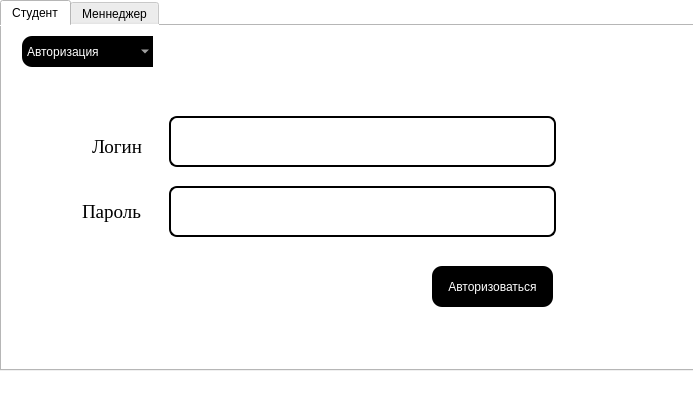
<?xml version="1.0" encoding="UTF-8"?>
<ui version="4.0">
 <class>firstly</class>
 <widget class="QMainWindow" name="firstly">
  <property name="geometry">
   <rect>
    <x>0</x>
    <y>0</y>
    <width>693</width>
    <height>405</height>
   </rect>
  </property>
  <property name="windowTitle">
   <string>MainWindow</string>
  </property>
  <property name="styleSheet">
   <string notr="true">background-color: rgb(255, 255, 255);</string>
  </property>
  <widget class="QWidget" name="centralwidget">
   <widget class="QTabWidget" name="tabWidget">
    <property name="geometry">
     <rect>
      <x>0</x>
      <y>0</y>
      <width>721</width>
      <height>371</height>
     </rect>
    </property>
    <property name="currentIndex">
     <number>0</number>
    </property>
    <widget class="QWidget" name="stud">
     <attribute name="title">
      <string>Студент</string>
     </attribute>
     <widget class="QStackedWidget" name="stackedWidget">
      <property name="geometry">
       <rect>
        <x>10</x>
        <y>40</y>
        <width>681</width>
        <height>281</height>
       </rect>
      </property>
      <property name="currentIndex">
       <number>0</number>
      </property>
      <widget class="QWidget" name="page">
       <widget class="QLabel" name="auth_log">
        <property name="geometry">
         <rect>
          <x>80</x>
          <y>60</y>
          <width>61</width>
          <height>41</height>
         </rect>
        </property>
        <property name="font">
         <font>
          <family>Times New Roman</family>
          <pointsize>14</pointsize>
          <weight>50</weight>
          <italic>false</italic>
          <bold>false</bold>
         </font>
        </property>
        <property name="styleSheet">
         <string notr="true">font: 14pt &quot;Times New Roman&quot;;
color: solid black;</string>
        </property>
        <property name="text">
         <string>Логин</string>
        </property>
       </widget>
       <widget class="QLabel" name="auth_pass">
        <property name="geometry">
         <rect>
          <x>70</x>
          <y>130</y>
          <width>71</width>
          <height>31</height>
         </rect>
        </property>
        <property name="font">
         <font>
          <family>Times New Roman</family>
          <pointsize>14</pointsize>
          <weight>50</weight>
          <italic>false</italic>
          <bold>false</bold>
         </font>
        </property>
        <property name="styleSheet">
         <string notr="true">font: 14pt &quot;Times New Roman&quot;;
color: solid black;</string>
        </property>
        <property name="text">
         <string>Пароль</string>
        </property>
       </widget>
       <widget class="QLineEdit" name="nick_auth">
        <property name="geometry">
         <rect>
          <x>120</x>
          <y>50</y>
          <width>461</width>
          <height>51</height>
         </rect>
        </property>
        <property name="styleSheet">
         <string notr="true">QLineEdit {
    border: 2px solid black;
    border-radius: 8px;
    padding: 2px;
    outline: none;
	font: 12pt &quot;Times New Roman&quot;;
    margin-left: auto;
    margin-right: auto;
    width: 6em
}
</string>
        </property>
        <property name="text">
         <string/>
        </property>
       </widget>
       <widget class="QLineEdit" name="pass_auth">
        <property name="geometry">
         <rect>
          <x>120</x>
          <y>120</y>
          <width>461</width>
          <height>51</height>
         </rect>
        </property>
        <property name="styleSheet">
         <string notr="true">QLineEdit {
    border: 2px solid black;
    border-radius: 8px;
    padding: 2px;
    outline: none;
	font: 12pt &quot;Times New Roman&quot;;
    margin-left: auto;
    margin-right: auto;
    width: 6em
}
</string>
        </property>
       </widget>
       <widget class="QPushButton" name="auth">
        <property name="geometry">
         <rect>
          <x>420</x>
          <y>200</y>
          <width>121</width>
          <height>41</height>
         </rect>
        </property>
        <property name="styleSheet">
         <string notr="true">QPushButton{color: white;
font: 75 8pt &quot;Comic Sans MS&quot;;
background-color: rgb(0, 0, 0);
border: 3px;
border-radius: 10px;
}
QPushButton:hover{ background-color: lightgray; padding: 5px;
	border-style: outset; border: 1px solid gray; font-weight: bold;}
QPushButton:pressed {border: 2px solid gray; padding: 5px;
    background-color: silver; border-style: inset; font-weight: bold;}</string>
        </property>
        <property name="text">
         <string>Авторизоваться</string>
        </property>
       </widget>
      </widget>
      <widget class="QWidget" name="page_2">
       <widget class="QLabel" name="auth_log_2">
        <property name="geometry">
         <rect>
          <x>80</x>
          <y>20</y>
          <width>61</width>
          <height>41</height>
         </rect>
        </property>
        <property name="font">
         <font>
          <family>Times New Roman</family>
          <pointsize>14</pointsize>
          <weight>50</weight>
          <italic>false</italic>
          <bold>false</bold>
         </font>
        </property>
        <property name="styleSheet">
         <string notr="true">font: 14pt &quot;Times New Roman&quot;;
color: solid black;</string>
        </property>
        <property name="text">
         <string>Логин</string>
        </property>
       </widget>
       <widget class="QLineEdit" name="nick_auth_2">
        <property name="geometry">
         <rect>
          <x>120</x>
          <y>10</y>
          <width>471</width>
          <height>51</height>
         </rect>
        </property>
        <property name="styleSheet">
         <string notr="true">QLineEdit {
    border: 2px solid black;
    border-radius: 8px;
    padding: 2px;
    outline: none;
	font: 12pt &quot;Times New Roman&quot;;
    margin-left: auto;
    margin-right: auto;
    width: 6em
}
</string>
        </property>
        <property name="text">
         <string/>
        </property>
       </widget>
       <widget class="QLabel" name="auth_pass_2">
        <property name="geometry">
         <rect>
          <x>70</x>
          <y>80</y>
          <width>71</width>
          <height>31</height>
         </rect>
        </property>
        <property name="font">
         <font>
          <family>Times New Roman</family>
          <pointsize>14</pointsize>
          <weight>50</weight>
          <italic>false</italic>
          <bold>false</bold>
         </font>
        </property>
        <property name="styleSheet">
         <string notr="true">font: 14pt &quot;Times New Roman&quot;;
color: solid black;</string>
        </property>
        <property name="text">
         <string>Пароль</string>
        </property>
       </widget>
       <widget class="QLineEdit" name="pass_auth_2">
        <property name="geometry">
         <rect>
          <x>120</x>
          <y>70</y>
          <width>471</width>
          <height>51</height>
         </rect>
        </property>
        <property name="styleSheet">
         <string notr="true">QLineEdit {
    border: 2px solid black;
    border-radius: 8px;
    padding: 2px;
    outline: none;
	font: 12pt &quot;Times New Roman&quot;;
    margin-left: auto;
    margin-right: auto;
    width: 6em
}
</string>
        </property>
       </widget>
       <widget class="QLineEdit" name="pass_auth_3">
        <property name="geometry">
         <rect>
          <x>120</x>
          <y>130</y>
          <width>471</width>
          <height>51</height>
         </rect>
        </property>
        <property name="styleSheet">
         <string notr="true">QLineEdit {
    border: 2px solid black;
    border-radius: 8px;
    padding: 2px;
    outline: none;
	font: 12pt &quot;Times New Roman&quot;;
    margin-left: auto;
    margin-right: auto;
    width: 6em
}
</string>
        </property>
       </widget>
       <widget class="QLabel" name="auth_pass_3">
        <property name="geometry">
         <rect>
          <x>80</x>
          <y>140</y>
          <width>61</width>
          <height>31</height>
         </rect>
        </property>
        <property name="font">
         <font>
          <family>Times New Roman</family>
          <pointsize>14</pointsize>
          <weight>50</weight>
          <italic>false</italic>
          <bold>false</bold>
         </font>
        </property>
        <property name="styleSheet">
         <string notr="true">font: 14pt &quot;Times New Roman&quot;;
color: solid black;</string>
        </property>
        <property name="text">
         <string>Email</string>
        </property>
       </widget>
       <widget class="QPushButton" name="auth_2">
        <property name="geometry">
         <rect>
          <x>410</x>
          <y>200</y>
          <width>141</width>
          <height>41</height>
         </rect>
        </property>
        <property name="styleSheet">
         <string notr="true">QPushButton{color: white;
font: 75 8pt &quot;Comic Sans MS&quot;;
background-color: rgb(0, 0, 0);
border: 3px;
border-radius: 10px;
}
QPushButton:hover{ background-color: lightgray; padding: 5px;
	border-style: outset; border: 1px solid gray; font-weight: bold;}
QPushButton:pressed {border: 2px solid gray; padding: 5px;
    background-color: silver; border-style: inset; font-weight: bold;}</string>
        </property>
        <property name="text">
         <string>Зарегестрироваться</string>
        </property>
       </widget>
      </widget>
     </widget>
     <widget class="QLabel" name="_error">
      <property name="geometry">
       <rect>
        <x>270</x>
        <y>10</y>
        <width>291</width>
        <height>31</height>
       </rect>
      </property>
      <property name="styleSheet">
       <string notr="true">font: 10pt &quot;MS Shell Dlg 2&quot;;</string>
      </property>
      <property name="text">
       <string/>
      </property>
     </widget>
     <widget class="QComboBox" name="_combo_stud">
      <property name="geometry">
       <rect>
        <x>20</x>
        <y>10</y>
        <width>131</width>
        <height>31</height>
       </rect>
      </property>
      <property name="styleSheet">
       <string notr="true">QComboBox{color: white;
font: 75 9pt &quot;Comic Sans MS&quot;;
background-color: rgb(0, 0, 0);
border: 3px;
border-radius: 10px;
}
QComboBox:hover{ background-color: lightgray; padding: 5px;
	border-style: outset; border: 1px solid gray; font-weight: bold;}
QComboBox:pressed {border: 2px solid gray; padding: 5px;
    background-color: silver; border-style: inset; font-weight: bold;}</string>
      </property>
      <item>
       <property name="text">
        <string>Авторизация</string>
       </property>
      </item>
      <item>
       <property name="text">
        <string>Регистрация</string>
       </property>
      </item>
     </widget>
    </widget>
    <widget class="QWidget" name="maneg">
     <attribute name="title">
      <string>Меннеджер</string>
     </attribute>
     <widget class="QStackedWidget" name="stackedWidget_2">
      <property name="geometry">
       <rect>
        <x>10</x>
        <y>50</y>
        <width>681</width>
        <height>291</height>
       </rect>
      </property>
      <property name="currentIndex">
       <number>0</number>
      </property>
      <widget class="QWidget" name="page_3">
       <widget class="QLabel" name="auth_log_3">
        <property name="geometry">
         <rect>
          <x>130</x>
          <y>0</y>
          <width>41</width>
          <height>31</height>
         </rect>
        </property>
        <property name="font">
         <font>
          <family>Times New Roman</family>
          <pointsize>14</pointsize>
          <weight>50</weight>
          <italic>false</italic>
          <bold>false</bold>
         </font>
        </property>
        <property name="styleSheet">
         <string notr="true">font: 14pt &quot;Times New Roman&quot;;
color: solid black;</string>
        </property>
        <property name="text">
         <string>Имя</string>
        </property>
       </widget>
       <widget class="QLabel" name="auth_pass_4">
        <property name="geometry">
         <rect>
          <x>100</x>
          <y>200</y>
          <width>71</width>
          <height>31</height>
         </rect>
        </property>
        <property name="font">
         <font>
          <family>Times New Roman</family>
          <pointsize>14</pointsize>
          <weight>50</weight>
          <italic>false</italic>
          <bold>false</bold>
         </font>
        </property>
        <property name="styleSheet">
         <string notr="true">font: 14pt &quot;Times New Roman&quot;;
color: solid black;</string>
        </property>
        <property name="text">
         <string>Пароль</string>
        </property>
       </widget>
       <widget class="QLineEdit" name="nick_auth_3">
        <property name="geometry">
         <rect>
          <x>150</x>
          <y>0</y>
          <width>441</width>
          <height>31</height>
         </rect>
        </property>
        <property name="styleSheet">
         <string notr="true">QLineEdit {
    border: 2px solid black;
    border-radius: 8px;
    padding: 2px;
    outline: none;
	font: 12pt &quot;Times New Roman&quot;;
    margin-left: auto;
    margin-right: auto;
    width: 6em
}
</string>
        </property>
        <property name="text">
         <string/>
        </property>
       </widget>
       <widget class="QLineEdit" name="pass_auth_4">
        <property name="geometry">
         <rect>
          <x>150</x>
          <y>40</y>
          <width>441</width>
          <height>31</height>
         </rect>
        </property>
        <property name="styleSheet">
         <string notr="true">QLineEdit {
    border: 2px solid black;
    border-radius: 8px;
    padding: 2px;
    outline: none;
	font: 12pt &quot;Times New Roman&quot;;
    margin-left: auto;
    margin-right: auto;
    width: 6em
}
</string>
        </property>
       </widget>
       <widget class="QPushButton" name="auth_3">
        <property name="geometry">
         <rect>
          <x>410</x>
          <y>240</y>
          <width>141</width>
          <height>51</height>
         </rect>
        </property>
        <property name="styleSheet">
         <string notr="true">QPushButton{color: white;
font: 75 8pt &quot;Comic Sans MS&quot;;
background-color: rgb(0, 0, 0);
border: 3px;
border-radius: 10px;
}
QPushButton:hover{ background-color: lightgray; padding: 5px;
	border-style: outset; border: 1px solid gray; font-weight: bold;}
QPushButton:pressed {border: 2px solid gray; padding: 5px;
    background-color: silver; border-style: inset; font-weight: bold;}</string>
        </property>
        <property name="text">
         <string>Зарегестрироваться</string>
        </property>
       </widget>
       <widget class="QLabel" name="auth_log_5">
        <property name="geometry">
         <rect>
          <x>80</x>
          <y>40</y>
          <width>91</width>
          <height>31</height>
         </rect>
        </property>
        <property name="font">
         <font>
          <family>Times New Roman</family>
          <pointsize>14</pointsize>
          <weight>50</weight>
          <italic>false</italic>
          <bold>false</bold>
         </font>
        </property>
        <property name="styleSheet">
         <string notr="true">font: 14pt &quot;Times New Roman&quot;;
color: solid black;</string>
        </property>
        <property name="text">
         <string>Фамилия</string>
        </property>
       </widget>
       <widget class="QLineEdit" name="pass_auth_7">
        <property name="geometry">
         <rect>
          <x>150</x>
          <y>200</y>
          <width>441</width>
          <height>31</height>
         </rect>
        </property>
        <property name="styleSheet">
         <string notr="true">QLineEdit {
    border: 2px solid black;
    border-radius: 8px;
    padding: 2px;
    outline: none;
	font: 12pt &quot;Times New Roman&quot;;
    margin-left: auto;
    margin-right: auto;
    width: 6em
}
</string>
        </property>
       </widget>
       <widget class="QLineEdit" name="pass_auth_8">
        <property name="geometry">
         <rect>
          <x>150</x>
          <y>80</y>
          <width>441</width>
          <height>31</height>
         </rect>
        </property>
        <property name="styleSheet">
         <string notr="true">QLineEdit {
    border: 2px solid black;
    border-radius: 8px;
    padding: 2px;
    outline: none;
	font: 12pt &quot;Times New Roman&quot;;
    margin-left: auto;
    margin-right: auto;
    width: 6em
}
</string>
        </property>
       </widget>
       <widget class="QLabel" name="auth_log_6">
        <property name="geometry">
         <rect>
          <x>80</x>
          <y>80</y>
          <width>101</width>
          <height>31</height>
         </rect>
        </property>
        <property name="font">
         <font>
          <family>Times New Roman</family>
          <pointsize>14</pointsize>
          <weight>50</weight>
          <italic>false</italic>
          <bold>false</bold>
         </font>
        </property>
        <property name="styleSheet">
         <string notr="true">font: 14pt &quot;Times New Roman&quot;;
color: solid black;</string>
        </property>
        <property name="text">
         <string>Отчество</string>
        </property>
       </widget>
       <widget class="QLineEdit" name="pass_auth_9">
        <property name="geometry">
         <rect>
          <x>150</x>
          <y>120</y>
          <width>441</width>
          <height>31</height>
         </rect>
        </property>
        <property name="styleSheet">
         <string notr="true">QLineEdit {
    border: 2px solid black;
    border-radius: 8px;
    padding: 2px;
    outline: none;
	font: 12pt &quot;Times New Roman&quot;;
    margin-left: auto;
    margin-right: auto;
    width: 6em
}
</string>
        </property>
       </widget>
       <widget class="QLabel" name="auth_log_7">
        <property name="geometry">
         <rect>
          <x>20</x>
          <y>120</y>
          <width>151</width>
          <height>31</height>
         </rect>
        </property>
        <property name="font">
         <font>
          <family>Times New Roman</family>
          <pointsize>14</pointsize>
          <weight>50</weight>
          <italic>false</italic>
          <bold>false</bold>
         </font>
        </property>
        <property name="styleSheet">
         <string notr="true">font: 14pt &quot;Times New Roman&quot;;
color: solid black;</string>
        </property>
        <property name="text">
         <string>День рождения</string>
        </property>
       </widget>
       <widget class="QLineEdit" name="pass_auth_10">
        <property name="geometry">
         <rect>
          <x>150</x>
          <y>160</y>
          <width>441</width>
          <height>31</height>
         </rect>
        </property>
        <property name="styleSheet">
         <string notr="true">QLineEdit {
    border: 2px solid black;
    border-radius: 8px;
    padding: 2px;
    outline: none;
	font: 12pt &quot;Times New Roman&quot;;
    margin-left: auto;
    margin-right: auto;
    width: 6em
}
</string>
        </property>
       </widget>
       <widget class="QLabel" name="auth_pass_7">
        <property name="geometry">
         <rect>
          <x>110</x>
          <y>160</y>
          <width>61</width>
          <height>31</height>
         </rect>
        </property>
        <property name="font">
         <font>
          <family>Times New Roman</family>
          <pointsize>14</pointsize>
          <weight>50</weight>
          <italic>false</italic>
          <bold>false</bold>
         </font>
        </property>
        <property name="styleSheet">
         <string notr="true">font: 14pt &quot;Times New Roman&quot;;
color: solid black;</string>
        </property>
        <property name="text">
         <string>Ключ</string>
        </property>
       </widget>
      </widget>
      <widget class="QWidget" name="page_4">
       <widget class="QLabel" name="auth_log_4">
        <property name="geometry">
         <rect>
          <x>100</x>
          <y>10</y>
          <width>61</width>
          <height>41</height>
         </rect>
        </property>
        <property name="font">
         <font>
          <family>Times New Roman</family>
          <pointsize>14</pointsize>
          <weight>50</weight>
          <italic>false</italic>
          <bold>false</bold>
         </font>
        </property>
        <property name="styleSheet">
         <string notr="true">font: 14pt &quot;Times New Roman&quot;;
color: solid black;</string>
        </property>
        <property name="text">
         <string>Имя</string>
        </property>
       </widget>
       <widget class="QLineEdit" name="_auth_maneg">
        <property name="geometry">
         <rect>
          <x>130</x>
          <y>10</y>
          <width>461</width>
          <height>51</height>
         </rect>
        </property>
        <property name="styleSheet">
         <string notr="true">QLineEdit {
    border: 2px solid black;
    border-radius: 8px;
    padding: 2px;
    outline: none;
	font: 12pt &quot;Times New Roman&quot;;
    margin-left: auto;
    margin-right: auto;
    width: 6em
}
</string>
        </property>
        <property name="text">
         <string/>
        </property>
       </widget>
       <widget class="QLabel" name="auth_pass_5">
        <property name="geometry">
         <rect>
          <x>80</x>
          <y>140</y>
          <width>71</width>
          <height>31</height>
         </rect>
        </property>
        <property name="font">
         <font>
          <family>Times New Roman</family>
          <pointsize>14</pointsize>
          <weight>50</weight>
          <italic>false</italic>
          <bold>false</bold>
         </font>
        </property>
        <property name="styleSheet">
         <string notr="true">font: 14pt &quot;Times New Roman&quot;;
color: solid black;</string>
        </property>
        <property name="text">
         <string>Пароль</string>
        </property>
       </widget>
       <widget class="QLineEdit" name="pass_auth_5">
        <property name="geometry">
         <rect>
          <x>130</x>
          <y>130</y>
          <width>461</width>
          <height>51</height>
         </rect>
        </property>
        <property name="styleSheet">
         <string notr="true">QLineEdit {
    border: 2px solid black;
    border-radius: 8px;
    padding: 2px;
    outline: none;
	font: 12pt &quot;Times New Roman&quot;;
    margin-left: auto;
    margin-right: auto;
    width: 6em
}
</string>
        </property>
       </widget>
       <widget class="QLineEdit" name="pass_auth_6">
        <property name="geometry">
         <rect>
          <x>130</x>
          <y>70</y>
          <width>461</width>
          <height>51</height>
         </rect>
        </property>
        <property name="styleSheet">
         <string notr="true">QLineEdit {
    border: 2px solid black;
    border-radius: 8px;
    padding: 2px;
    outline: none;
	font: 12pt &quot;Times New Roman&quot;;
    margin-left: auto;
    margin-right: auto;
    width: 6em
}
</string>
        </property>
       </widget>
       <widget class="QLabel" name="auth_pass_6">
        <property name="geometry">
         <rect>
          <x>60</x>
          <y>80</y>
          <width>91</width>
          <height>31</height>
         </rect>
        </property>
        <property name="font">
         <font>
          <family>Times New Roman</family>
          <pointsize>14</pointsize>
          <weight>50</weight>
          <italic>false</italic>
          <bold>false</bold>
         </font>
        </property>
        <property name="styleSheet">
         <string notr="true">font: 14pt &quot;Times New Roman&quot;;
color: solid black;</string>
        </property>
        <property name="text">
         <string>Фамилия</string>
        </property>
       </widget>
       <widget class="QPushButton" name="auth_4">
        <property name="geometry">
         <rect>
          <x>410</x>
          <y>210</y>
          <width>141</width>
          <height>41</height>
         </rect>
        </property>
        <property name="styleSheet">
         <string notr="true">QPushButton{color: white;
font: 75 8pt &quot;Comic Sans MS&quot;;
background-color: rgb(0, 0, 0);
border: 3px;
border-radius: 10px;
}
QPushButton:hover{ background-color: lightgray; padding: 5px;
	border-style: outset; border: 1px solid gray; font-weight: bold;}
QPushButton:pressed {border: 2px solid gray; padding: 5px;
    background-color: silver; border-style: inset; font-weight: bold;}</string>
        </property>
        <property name="text">
         <string>Авторизоваться</string>
        </property>
       </widget>
      </widget>
     </widget>
     <widget class="QLabel" name="_error_2">
      <property name="geometry">
       <rect>
        <x>310</x>
        <y>10</y>
        <width>291</width>
        <height>31</height>
       </rect>
      </property>
      <property name="styleSheet">
       <string notr="true">font: 10pt &quot;MS Shell Dlg 2&quot;;</string>
      </property>
      <property name="text">
       <string/>
      </property>
     </widget>
     <widget class="QComboBox" name="_combo_maneg">
      <property name="geometry">
       <rect>
        <x>20</x>
        <y>10</y>
        <width>131</width>
        <height>31</height>
       </rect>
      </property>
      <property name="styleSheet">
       <string notr="true">QComboBox{color: white;
font: 75 9pt &quot;Comic Sans MS&quot;;
background-color: rgb(0, 0, 0);
border: 3px;
border-radius: 10px;
}
QComboBox:hover{ background-color: lightgray; padding: 5px;
	border-style: outset; border: 1px solid gray; font-weight: bold;}
QComboBox:pressed {border: 2px solid gray; padding: 5px;
    background-color: silver; border-style: inset; font-weight: bold;}</string>
      </property>
      <item>
       <property name="text">
        <string>Регистрация</string>
       </property>
      </item>
      <item>
       <property name="text">
        <string>Авторизация</string>
       </property>
      </item>
     </widget>
    </widget>
   </widget>
  </widget>
  <widget class="QMenuBar" name="menubar">
   <property name="geometry">
    <rect>
     <x>0</x>
     <y>0</y>
     <width>693</width>
     <height>26</height>
    </rect>
   </property>
  </widget>
  <widget class="QStatusBar" name="statusbar"/>
 </widget>
 <resources/>
 <connections>
  <connection>
   <sender>_combo_stud</sender>
   <signal>currentIndexChanged(int)</signal>
   <receiver>stackedWidget</receiver>
   <slot>setCurrentIndex(int)</slot>
   <hints>
    <hint type="sourcelabel">
     <x>82</x>
     <y>68</y>
    </hint>
    <hint type="destinationlabel">
     <x>616</x>
     <y>122</y>
    </hint>
   </hints>
  </connection>
  <connection>
   <sender>_combo_maneg</sender>
   <signal>currentIndexChanged(int)</signal>
   <receiver>stackedWidget_2</receiver>
   <slot>setCurrentIndex(int)</slot>
   <hints>
    <hint type="sourcelabel">
     <x>99</x>
     <y>75</y>
    </hint>
    <hint type="destinationlabel">
     <x>618</x>
     <y>150</y>
    </hint>
   </hints>
  </connection>
 </connections>
</ui>
